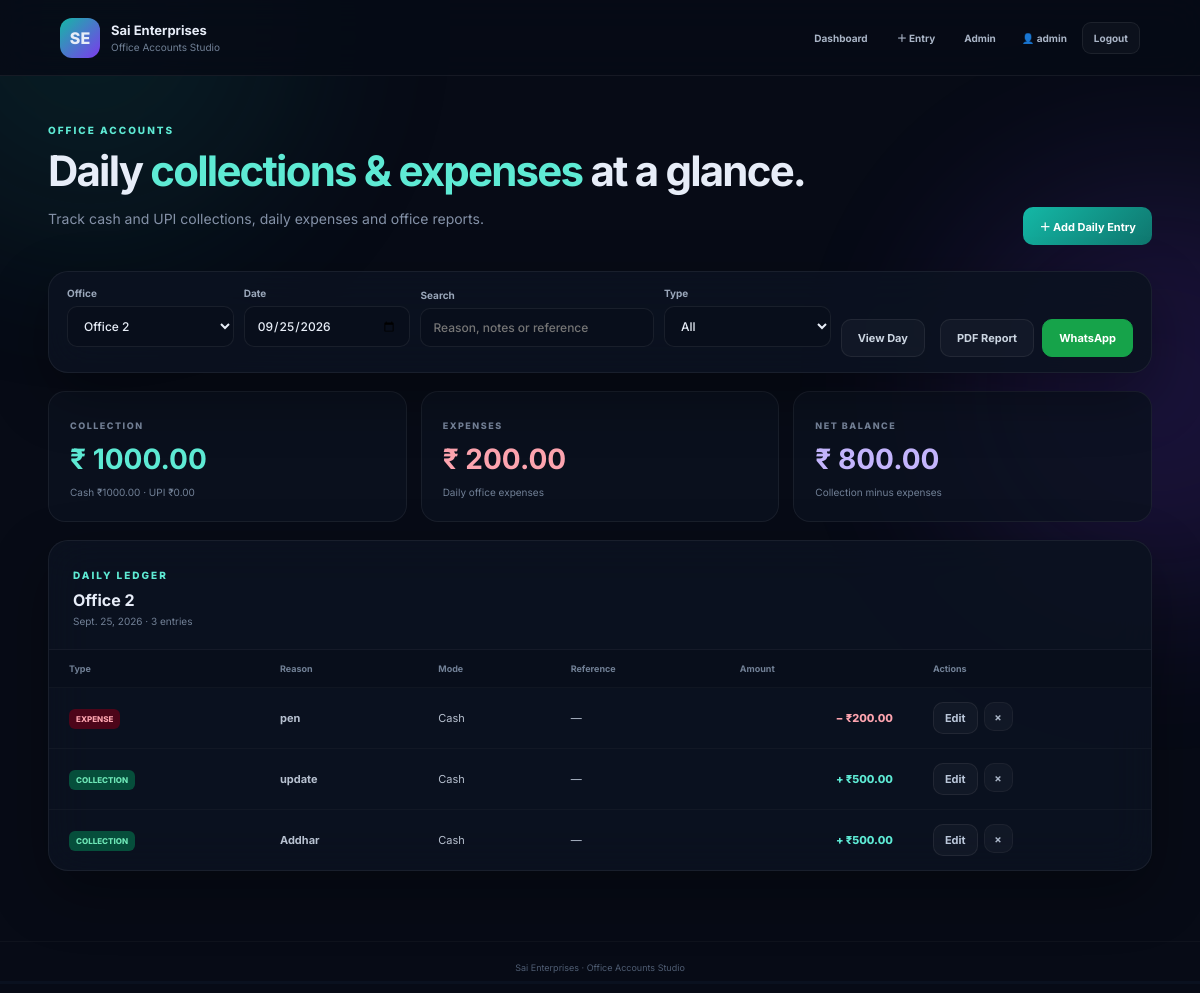
The app's page / (signed in) with its own data.
### accounts/models.py (models this page shows, shortened)
class Office(models.Model):
    name = models.CharField(max_length=120)
    address = models.TextField(blank=True)
    phone = models.CharField(max_length=30, blank=True)
    whatsapp = models.CharField(max_length=30, blank=True)
    active = models.BooleanField(default=True)
    class Meta:
        ordering = ["name"]

class DailyEntry(models.Model):
    ENTRY_TYPES = [
        ("collection", "Collection"),
        ("expense", "Expense"),
    ]
    PAYMENT_MODES = [
        ("cash", "Cash"),
        ("upi", "UPI"),
    ]
    office = models.ForeignKey(
        Office,
        on_delete=models.CASCADE,
        related_name="entries",
    )
    entry_date = models.DateField()
    entry_type = models.CharField(max_length=20, choices=ENTRY_TYPES)
    amount = models.DecimalField(max_digits=12, decimal_places=2)
    payment_mode = models.CharField(max_length=10, choices=PAYMENT_MODES)
    reason = models.CharField(max_length=255)
    notes = models.TextField(blank=True)
    reference = models.CharField(max_length=100, blank=True)
    created_at = models.DateTimeField(auto_now_add=True)
    class Meta:
        ordering = ["-entry_date", "-created_at"]
        indexes = [
            models.Index(
                fields=["office", "entry_date"],
                name="dailyentry_office_date_idx",
            ),
            models.Index(
                fields=["entry_type", "entry_date"],
                name="dailyentry_type_date_idx",
            ),
        ]

### accounts/views.py (the view)
# urls.py: path("", views.dashboard, name="dashboard"),
@login_required
def dashboard(request):
    global_admin = is_global_admin(request.user)
    if global_admin:
        offices = Office.objects.filter(active=True).order_by("name")
        office_id = request.GET.get("office")
        if office_id:
            office = get_allowed_office(request.user, office_id)
        else:
            office = offices.first()
    else:
        office = assigned_office(request.user)
        offices = Office.objects.none()
    selected_date = _selected_date(request)
    entries = DailyEntry.objects.none()
    if office:
        entries = DailyEntry.objects.filter(
            office=office,
            entry_date=selected_date,
        )
    q = (request.GET.get("q") or "").strip()
    entry_type = (request.GET.get("type") or "").strip()
    payment_mode = (request.GET.get("payment") or "").strip()
    if q:
        entries = entries.filter(
            Q(reason__icontains=q) |
            Q(notes__icontains=q) |
            Q(reference__icontains=q)
        )
    if entry_type in ("collection", "expense"):
        entries = entries.filter(entry_type=entry_type)
    if payment_mode in ("cash", "upi"):
        entries = entries.filter(payment_mode=payment_mode)
    entries = entries.order_by("-created_at")
    collection = (
        entries.filter(entry_type="collection")
        .aggregate(total=Sum("amount"))["total"]
        or Decimal("0.00")
    )
    expense = (
        entries.filter(entry_type="expense")
        .aggregate(total=Sum("amount"))["total"]
        or Decimal("0.00")
    )
    cash_collection = (
        entries.filter(
            entry_type="collection",
            payment_mode="cash",
        ).aggregate(total=Sum("amount"))["total"]
        or Decimal("0.00")
    )
    upi_collection = (
        entries.filter(
            entry_type="collection",
            payment_mode="upi",
        ).aggregate(total=Sum("amount"))["total"]
        or Decimal("0.00")
    )
    context = {
        "offices": offices,
        "selected_office": office,
        "selected_date": selected_date,
        "entries": entries,
        "collection": collection,
        "cash_collection": cash_collection,
        "upi_collection": upi_collection,
        "expense": expense,
        "balance": collection - expense,
        "entry_count": entries.count(),
        "is_global_admin": global_admin,
        "staff_office": None if global_admin else office,
        "q": q,
        "selected_type": entry_type,
        "selected_payment": payment_mode,
    }
    return render(request, "accounts/dashboard.html", context)

### accounts/access.py (called while the page is built)
def is_global_admin(user):
    return bool(
        user.is_authenticated and user.is_superuser
    )

### accounts/views.py (called while the page is built)
def _selected_date(request):
    value = request.GET.get("date") or request.POST.get("date")
    parsed = parse_date(value or "")
    return parsed or timezone.localdate()

### accounts/templates/accounts/dashboard.html (shortened to what this page needs)
{% extends "accounts/base.html" %}
{% block content %}
<section class="hero">
    <div>
        <span class="eyebrow">OFFICE ACCOUNTS</span>
        <h1>
            Daily <em>collections & expenses</em> at a glance.
        </h1>
        {% if staff_office %}
            <p>
                Logged in as
                <strong>{{ request.user.get_username }}</strong>
                · {{ staff_office.name }}
            </p>
        {% else %}
            <p>
                Track cash and UPI collections, daily expenses and office reports.
            </p>
        {% endif %}
    </div>
    <a class="primary" href="{% url 'add_entry' %}">
        ＋ Add Daily Entry
    </a>
</section>
{% if selected_office %}
<section class="panel toolbar">
    <form class="filter" method="get">
        {% if is_global_admin %}
            <label>
                Office
                <select name="office">
                    {% for o in offices %}
                        <option value="{{ o.id }}" {% if selected_office and selected_office.id == o.id %}selected{% endif %}>
                            {{ o.name }}
                        </option>
                    {% endfor %}
                </select>
            </label>
        {% else %}
            <label>
                Office
                <input value="{{ selected_office.name }}" readonly>
            </label>
        {% endif %}
        <label>
            Date
            <input
                type="date"
                name="date"
                value="{{ selected_date|date:'Y-m-d' }}"
            >
        </label>
        <label class="search-field">
            Search
            <input
                type="search"
                name="q"
                value="{{ q }}"
                placeholder="Reason, notes or reference"
            >
        </label>
        <label>
            Type
            <select name="type">
                <option value="" {% if not selected_type %}selected{% endif %}>All</option>
            </select>
        </label>
        <button class="ghost" type="submit">
            View Day
        </button>
    </form>
    {% if selected_office %}
        <div class="actions toolbar-actions">
            <a
                class="ghost"
                href="{% url 'daily_pdf' selected_office.id %}?date={{ selected_date|date:'Y-m-d' }}"
            >
                PDF Report
            </a>
            <a
                class="wa"
                href="{% url 'whatsapp_daily' selected_office.id %}?date={{ selected_date|date:'Y-m-d' }}"
            >
                WhatsApp
            </a>
        </div>
    {% endif %}
</section>
<section class="cards">
    <div class="stat">
        <span>COLLECTION</span>
        <strong>₹ {{ collection|floatformat:2 }}</strong>
        <small>
            Cash ₹{{ cash_collection|floatformat:2 }}
            · UPI ₹{{ upi_collection|floatformat:2 }}
        </small>
    </div>
    <div class="stat">
        <span>EXPENSES</span>
        <strong class="red">₹ {{ expense|floatformat:2 }}</strong>
        <small>Daily office expenses</small>
    </div>
    <div class="stat">
        <span>NET BALANCE</span>
        <strong class="purple">₹ {{ balance|floatformat:2 }}</strong>
        <small>Collection minus expenses</small>
    </div>
</section>
<section class="panel table-panel">
    <div class="head">
        <div>
            <span class="eyebrow">DAILY LEDGER</span>
            <h2>{{ selected_office.name }}</h2>
            <p>
                {{ selected_date }}
                ·
                {{ entry_count }} entries
            </p>
        </div>
    </div>
    {% if entries %}
        <div class="scroll">
            <table>
                <thead>
                    <tr>
                        <th>Type</th>
                        <th>Reason</th>
                        <th>Mode</th>
                        <th>Reference</th>
                        <th>Amount</th>
                        <th>Actions</th>
                    </tr>
                </thead>
                <tbody>
                    {% for e in entries %}
                        <tr>
                            <td>
                                <span class="pill {{ e.entry_type }}">
                                    {{ e.get_entry_type_display }}
                                </span>
                            </td>
                            <td>
                                <b>{{ e.reason }}</b>
                            </td>
                            <td>
                                {{ e.get_payment_mode_display }}
                            </td>
                            <td>
                                {{ e.reference|default:"—" }}
                            </td>
                            <td class="amt {% if e.entry_type == 'expense' %}red{% else %}green{% endif %}">
                                {% if e.entry_type == 'expense' %}
                                    −
                                {% else %}
                                    +
                                {% endif %}
                                ₹{{ e.amount|floatformat:2 }}
                            </td>
                            <td>
                                <div class="row-actions">
                                    <a
                                        class="small-action"
                                        href="{% url 'edit_entry' e.id %}"
                                    >
                                        Edit
                                    </a>
                                    <form
                                        method="post"
                                        action="{% url 'delete_entry' e.id %}"
                                        onsubmit="return confirm('Delete this entry? This cannot be undone.');"
                                    >
                                        <button
                                            class="icon-btn danger-btn"
                                            type="submit"
                                            title="Delete entry"
                                        >
                                            ×
                                        </button>
                                    </form>
                                </div>
                            </td>
                        </tr>
                    {% endfor %}
                </tbody>
            </table>
        </div>
    {% endif %}
</section>
{% endif %}
{% endblock %}

### accounts/templates/accounts/base.html (shortened to what this page needs)
{% load static %}
<!doctype html>
<html lang="en">
<head>
    <link rel="stylesheet" href="{% static 'accounts/css/style.css' %}">
</head>
<body>
    <div class="aurora a1"></div>
    <div class="aurora a2"></div>
    <header class="topbar">
        <a class="brand-link" href="{% url 'dashboard' %}">
            <div class="brand">
                <div class="brand-mark">SE</div>
                <div>
                    <strong>Sai Enterprises</strong>
                    <span>Office Accounts Studio</span>
                </div>
            </div>
        </a>
        <nav class="nav">
            <a href="{% url 'dashboard' %}">Dashboard</a>
            <a href="{% url 'add_entry' %}">＋ Entry</a>
            {% if request.user.is_superuser %}
                <a href="/admin/">Admin</a>
            {% endif %}
            {% if request.user.is_authenticated %}
                <span class="nav-user">👤 {{ request.user.username }}</span>
                <a href="{% url 'logout' %}" class="logout-btn">Logout</a>
            {% endif %}
        </nav>
    </header>
    <main class="shell">
        {% block content %}{% endblock %}
    </main>
    <footer>
        Sai Enterprises · Office Accounts Studio
    </footer>
</body>
</html>

### records on screen
Office: name "Office 2"
DailyEntry: entry_type "EXPENSE", reason "pen", payment_mode "Cash", reference "—", amount "200.00"
DailyEntry: entry_type "COLLECTION", reason "update", payment_mode "Cash", reference "—", amount "500.00"
DailyEntry: entry_type "COLLECTION", reason "Addhar", payment_mode "Cash", reference "—", amount "500.00"

### other values on screen
{{ request.user.username }} "admin"
{{ collection|floatformat:2 }} "1000.00"
{{ cash_collection|floatformat:2 }} "1000.00"
{{ upi_collection|floatformat:2 }} "0.00"
{{ expense|floatformat:2 }} "200.00"
{{ balance|floatformat:2 }} "800.00"
{{ selected_date }} "Sept. 25, 2026"
{{ entry_count }} "3"
form field office "Office 2"
